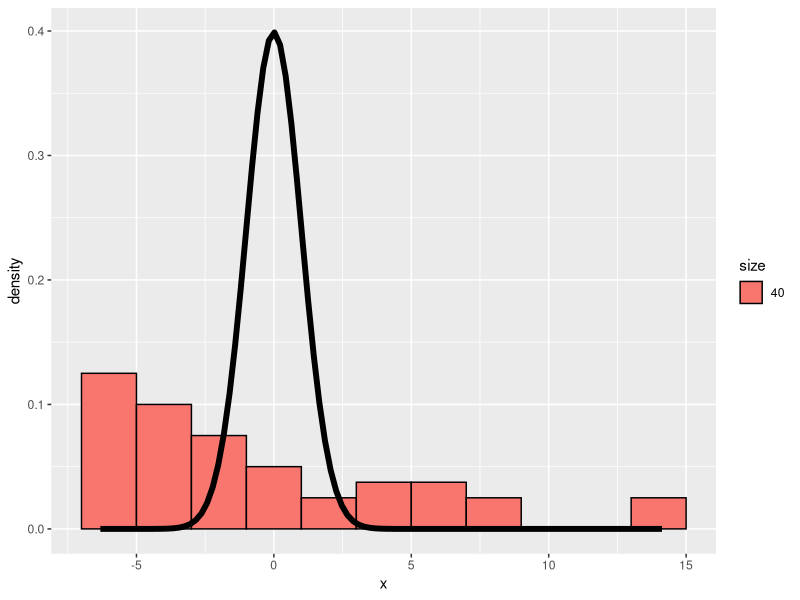

This chart was generated by the following R code:
library(ggplot2)
lambda <- 0.2
nosim <- 1000
n <- 40
cfunc <- function(x, n)  sqrt(n) * lambda * (mean(x) - 1/lambda)
dat <- data.frame(
    x = c(apply(matrix(rexp(n, lambda), nosim), 1, cfunc, n)),
    size = factor(rep(c(n), rep(nosim, 1))))
g <- ggplot(dat, aes(x = x, fill = size)) + geom_histogram(binwidth=2, colour = "black", aes(y = ..density..)) 
g <- g + stat_function(fun = dnorm, size = 2)
g 